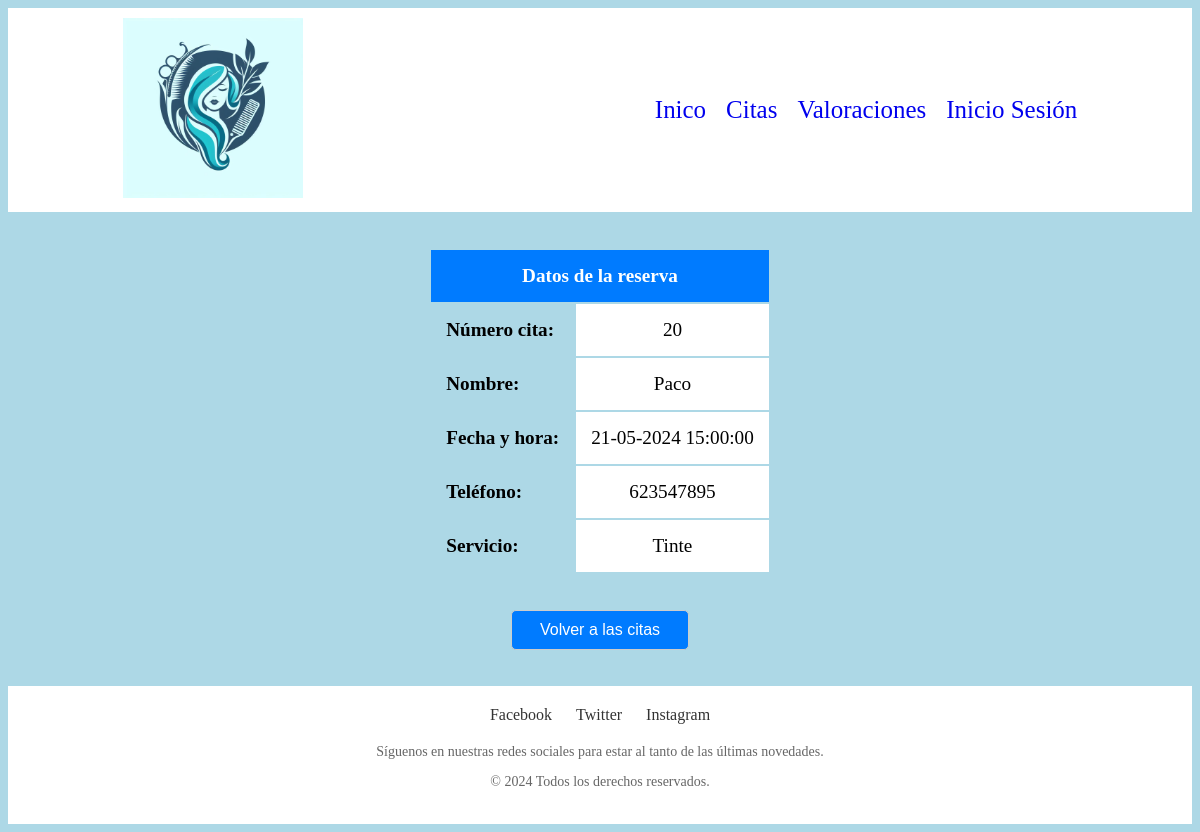
The page /reserva.php (signed in) on the database its author committed.
### tables this page shows
CREATE TABLE citas (
  num_cita int(10) unsigned NOT NULL auto_increment,
  fecha DATETIME NOT NULL DEFAULT '1970-01-01' ,
  nombre varchar(50) NOT NULL DEFAULT '' ,
  num_usuario int(10) unsigned NOT NULL DEFAULT '0' ,
  telefono int(10) unsigned NOT NULL DEFAULT '0' ,
  tipo varchar(50) NOT NULL DEFAULT '',
  PRIMARY KEY (num_cita),
  UNIQUE num_cita (num_cita),
  CONSTRAINT fk_num_usuario_cita FOREIGN KEY (num_usuario) REFERENCES usuarios(num_usuario)
);

### reserva.php (the view, shortened to what this page needs)
<!DOCTYPE html>
<html lang="en">
<head>
</head>
<body>
    <?php
        include('funciones.php');
        $consulta = "SELECT * FROM citas WHERE num_usuario=".$_SESSION['num_user']." ORDER BY num_cita DESC LIMIT 1";
        $resultado = ejecuta_SQL($consulta);
        if ($resultado->rowCount() > 0) {
            $matriz = $resultado->fetchAll();
            echo "<br><br><center><table><thead><th colspan='2'>Datos de la reserva</th></thead>";
            foreach ($matriz as $myrow) {
                list($num_cita, $fecha, $nombre, $num_usuario, $telefono, $tipo)=$myrow;
                $fecha_modificada = date("d-m-Y H:i:s", strtotime($fecha));
                echo "<tr><td><b>Número cita:</b></td><td bgcolor='white' align='center'>$num_cita</td></tr>
                      <tr><td><b>Nombre:</b></td><td bgcolor='white' align='center'>$nombre</td></tr>
                      <tr><td><b>Fecha y hora:</b></td><td bgcolor='white' align='center'>$fecha_modificada</td></tr>
                      <tr><td><b>Teléfono:</b></td><td bgcolor='white' align='center'>$telefono</td></tr>
                      <tr><td><b>Servicio:</b></td><td bgcolor='white' align='center'>$tipo</td></tr>";
            }
            echo "</table></center><br><br>";
        } else {
            echo "No se encontraron reservas.";
        }
        echo "<center><button><a id='volver' href='citas.php'>Volver a las citas</a></button></center><br><br>";
    ?>
</body>
</html>

### reserva.php (style rules this page uses)
body { background-color:#ADD8E6; }
button { width: 15%; padding: 10px; border: 1px solid #ccc; border-radius: 5px; background-color: #007bff; cursor:pointer; }
#volver { color:#FFFF; text-decoration:none; font-size:120%; }
td { padding:15px; font-size:120%; }
th { padding:15px; color:#FFFF; background-color:#007bff; font-size:120%; }

### rows shown on the page
citas: num_cita "20", nombre "Paco", fecha "21-05-2024 15:00:00", telefono "623547895", tipo "Tinte"
